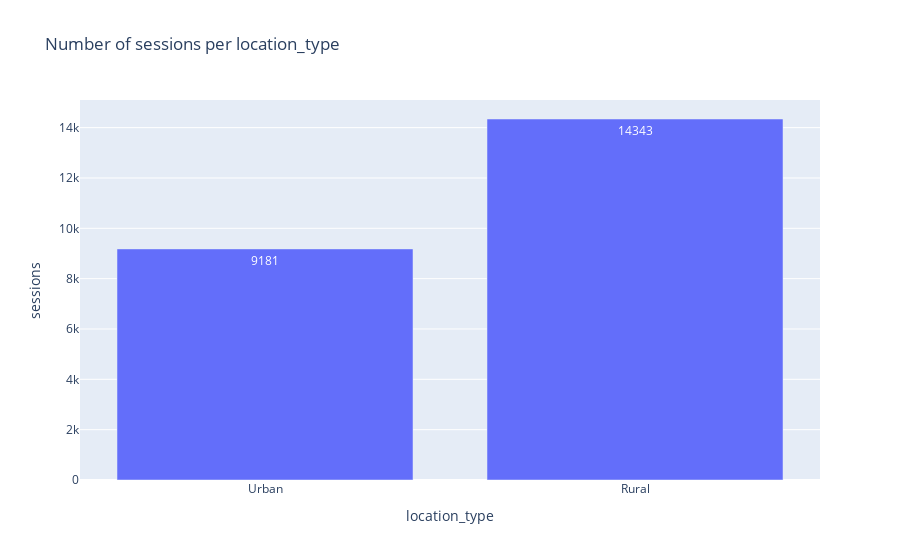

Notebook code for this chart:
### Code cell
plot_sessions_per_group(df, 'location_type')

### Figure 1 — Plotly figure (JSON) as saved in the notebook; plotly's stock layout.template omitted (floating-point values rounded to 4 significant figures)
{"data": [{"alignmentgroup": "True", "hovertemplate": "location_type=%{x}<br>sessions=%{text}<extra></extra>", "legendgroup": "", "marker": {"color": "#636efa", "pattern": {"shape": ""}}, "name": "", "offsetgroup": "", "orientation": "v", "showlegend": false, "text": [9181, 14343], "textposition": "auto", "type": "bar", "x": ["Urban", "Rural"], "xaxis": "x", "y": [9181, 14343], "yaxis": "y"}], "layout": {"barmode": "relative", "legend": {"tracegroupgap": 0}, "title": {"text": "Number of sessions per location_type"}, "xaxis": {"anchor": "y", "domain": [0, 1], "title": {"text": "location_type"}}, "yaxis": {"anchor": "x", "domain": [0, 1], "title": {"text": "sessions"}}}}
